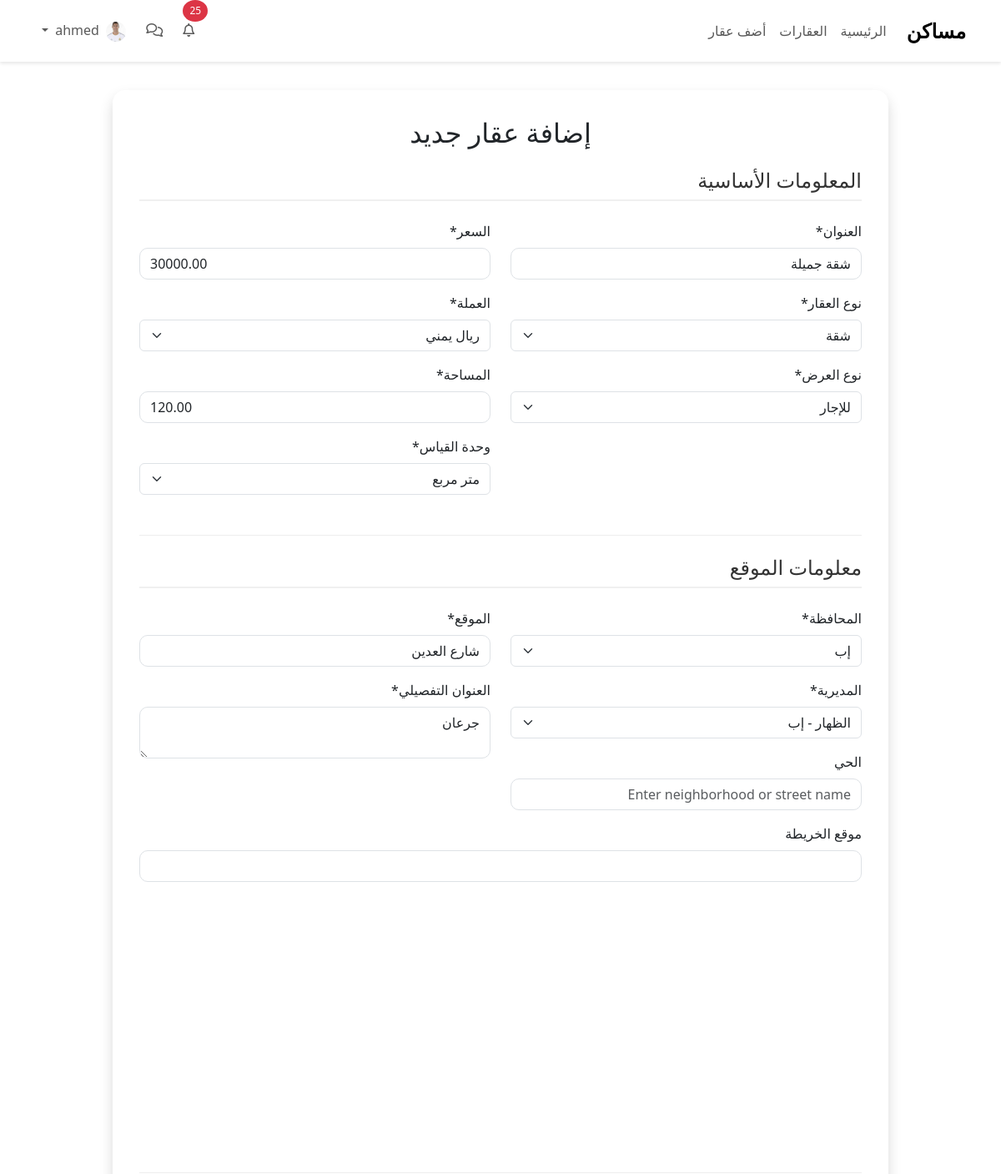
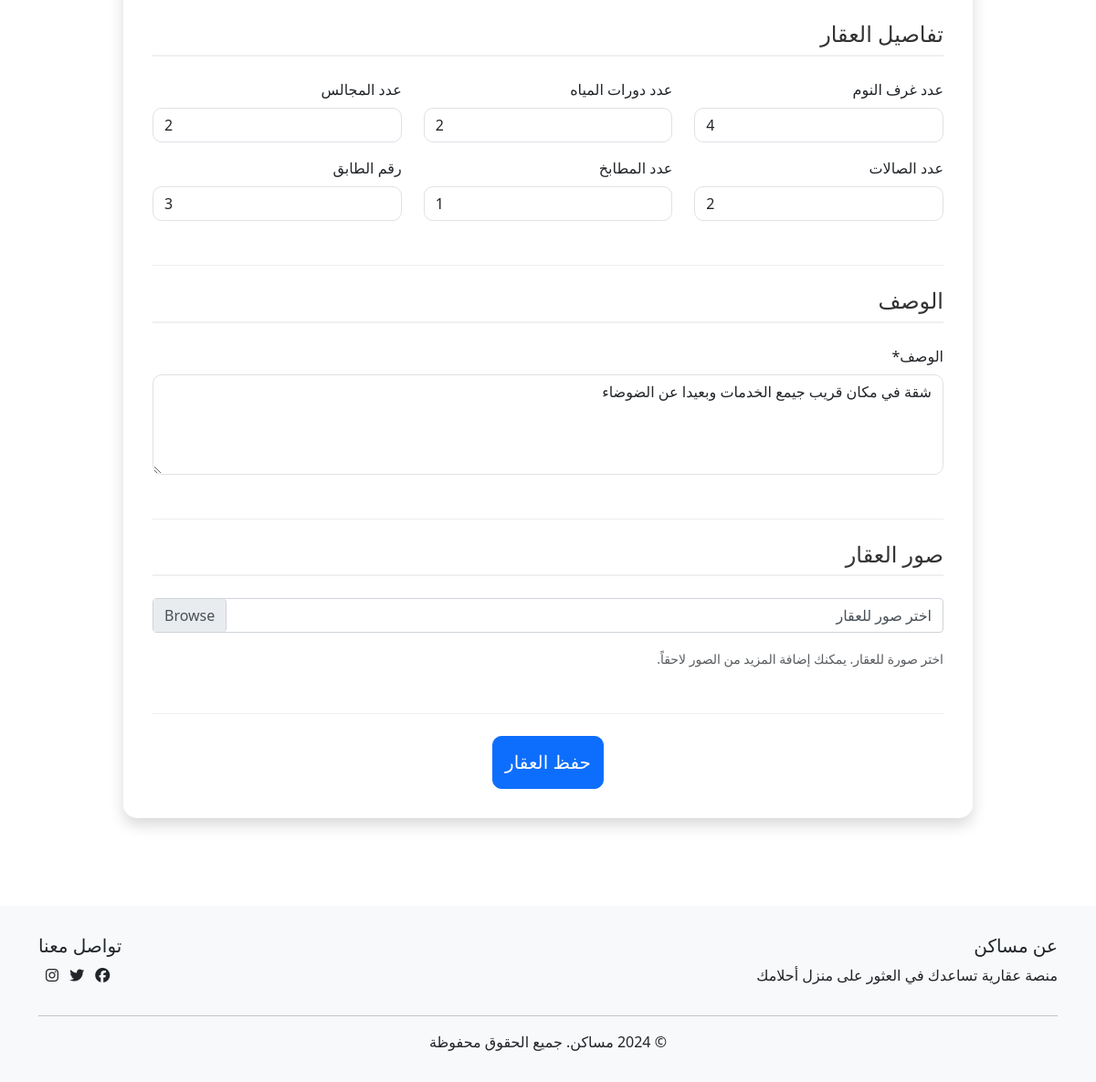
Screenshot of /properties/property/9/edit/ (signed in) with the database file from the repository (2 pictures, top to bottom).
### accounts/models.py (models this page shows, shortened)
class Profile(models.Model):
    user = models.OneToOneField(User, on_delete=models.CASCADE)
    bio = models.TextField(max_length=500, blank=True)
    phone_number = models.CharField(max_length=20, blank=True)
    profile_picture = models.ImageField(upload_to='profile_pics', default='default/default_avatar.png')
    address = models.CharField(max_length=255, blank=True)
    city = models.CharField(max_length=100, blank=True)
    country = models.CharField(max_length=100, blank=True)
    is_verified = models.BooleanField(default=False)
    is_agent = models.BooleanField(default=False)
    following = models.ManyToManyField('self', symmetrical=False, related_name='followers', blank=True)
    created_at = models.DateTimeField(auto_now_add=True)
    updated_at = models.DateTimeField(auto_now=True)
    @property
    def avatar_url(self):
        if self.profile_picture and hasattr(self.profile_picture, 'url'):
            return self.profile_picture.url
        return '/static/accounts/default/default_avatar.png'

### properties/models.py (models this page shows, shortened)
class Property(models.Model):
    PROPERTY_TYPE_CHOICES = [
        ('apartment', _('شقة')),
        ('house', _('منزل')),
        ('villa', _('فلة')),
        ('land', _('أرض')),
        ('commercial', _('دكان')),
    ]
    LISTING_TYPE_CHOICES = [
        ('sale', _('للبيع')),
        ('rent', _('للإجار')),
    ]
    CURRENCY_CHOICES = [
        ('YER', _('ريال يمني ')),
        ('USD', _('دولار')),
        ('SAR', _(' ريال سعودي')),
    ]
    area_meas=[
        ('meter',_('متر مربع')),
        ('labinh',_( 'لبنه')),
        ('q',_( 'قصبة')),
    ]
    owner = models.ForeignKey(User, on_delete=models.CASCADE, related_name='properties')
    title = models.CharField(max_length=200)
    description = models.TextField()
    property_type = models.CharField(max_length=20, choices=PROPERTY_TYPE_CHOICES)
    listing_type = models.CharField(max_length=10, choices=LISTING_TYPE_CHOICES)
    price = models.DecimalField(max_digits=12, decimal_places=2)
    currency = models.CharField(max_length=3, choices=CURRENCY_CHOICES, default='YER')
    halls_count = models.PositiveIntegerField(verbose_name=_('Number of Halls'), default=0)
    councils_count = models.PositiveIntegerField(verbose_name=_('Number of Councils'), default=0)
    rooms_count = models.PositiveIntegerField(verbose_name=_('Number of Rooms'), default=0)
    area = models.DecimalField(max_digits=10, decimal_places=2)
    area_measurment= models.CharField(max_length = 20,choices=area_meas)
    governorate = models.ForeignKey(Governorate, on_delete=models.SET_NULL, null=True, related_name='properties')
    district = models.ForeignKey(District, on_delete=models.SET_NULL, null=True, related_name='properties')
    neighborhood = models.CharField(max_length=200, blank=True, null=True, verbose_name=_('Neighborhood/Street'))
    map_location = models.CharField(max_length=500, blank=True, null=True, verbose_name=_('Map Location'))
    bedrooms = models.PositiveIntegerField(null=True, blank=True, verbose_name=_('Number of Bedrooms'))
    living_rooms = models.PositiveIntegerField(null=True, blank=True, verbose_name=_('Number of Living Rooms'))
    bathrooms = models.PositiveIntegerField(null=True, blank=True, verbose_name=_('Number of Bathrooms'))
    kitchens = models.PositiveIntegerField(null=True, blank=True, verbose_name=_('Number of Kitchens'))
    majlis = models.PositiveIntegerField(null=True, blank=True, verbose_name=_('Number of Majlis'))
    floor_number = models.PositiveIntegerField(null=True, blank=True, verbose_name=_('Floor Number'))  # For apartments
    number_of_floors = models.PositiveIntegerField(null=True, blank=True, verbose_name=_('Number of Floors'))  # For houses
    location = models.CharField(max_length=200)
    address = models.TextField()
    created_at = models.DateTimeField(auto_now_add=True)
    updated_at = models.DateTimeField(auto_now=True)
    is_available = models.BooleanField(default=True)
    views_count = models.PositiveIntegerField(default=0)
    liked_by = models.ManyToManyField(User, related_name='liked_properties', blank=True)
    class Meta:
        verbose_name_plural = 'Properties'
        ordering = ['-created_at']

### properties/views.py (the view)
# urls.py: path('property/<int:pk>/edit/', views.edit_property, name='edit_property'),
@login_required_with_message
def edit_property(request, pk):
    property = get_object_or_404(Property, pk=pk, owner=request.user)
    if request.method == 'POST':
        form = PropertyForm(request.POST, instance=property)
        images = request.FILES.getlist('images')
        if form.is_valid():
            property = form.save()
            for image in images:
                PropertyImage.objects.create(
                    property=property,
                    image=image,
                    is_primary=not PropertyImage.objects.filter(property=property).exists()
                )
            messages.success(request, 'تم تحديث العقار بنجاح.')
            return redirect('properties:property_detail', pk=property.pk)
    else:
        form = PropertyForm(instance=property)
    return render(request, 'properties/property_form.html', {
        'form': form,
        'property': property
    })

### properties/templates/properties/property_form.html (shortened to what this page needs)
{% extends 'base.html' %}
{% load static %}
{% load crispy_forms_tags %}
{% block extra_css %}
<link rel="stylesheet" href="{% static 'css/custom.css' %}">
{% endblock %}
{% block content %}
<div class="container py-5">
    <div class="col-lg-10 mx-auto">
        <div class="card shadow">
            <div class="card-body">
                <h2 class="card-title text-center mb-4">إضافة عقار جديد</h2>
                <form method="POST" enctype="multipart/form-data" class="property-form">
                    <div class="mb-4">
                        <h4>المعلومات الأساسية</h4>
                        <div class="row">
                            <div class="col-md-6">
                                {{ form.title|as_crispy_field }}
                                {{ form.property_type|as_crispy_field }}
                                {{ form.listing_type|as_crispy_field }}
                            </div>
                            <div class="col-md-6">
                                {{ form.price|as_crispy_field }}
                                {{ form.currency|as_crispy_field }}
                                {{ form.area|as_crispy_field }}
                                {{ form.area_measurment|as_crispy_field }}
                            </div>
                        </div>
                    </div>
                    <div class="mb-4">
                        <h4>معلومات الموقع</h4>
                        <div class="row">
                            <div class="col-md-6">
                                {{ form.governorate|as_crispy_field }}
                                {{ form.district|as_crispy_field }}
                                {{ form.neighborhood|as_crispy_field }}
                            </div>
                            <div class="col-md-6">
                                {{ form.location|as_crispy_field }}
                                {{ form.address|as_crispy_field }}
                            </div>
                        </div>
                        <div class="row">
                            <div class="col-12">
                                {{ form.map_location|as_crispy_field }}
                                <div id="map"></div>
                            </div>
                        </div>
                    </div>
                    <div class="mb-4">
                        <h4>تفاصيل العقار</h4>
                        <div class="row">
                            <div class="col-md-4">
                                {{ form.bedrooms|as_crispy_field }}
                                {{ form.living_rooms|as_crispy_field }}
                            </div>
                            <div class="col-md-4">
                                {{ form.bathrooms|as_crispy_field }}
                                {{ form.kitchens|as_crispy_field }}
                            </div>
                            <div class="col-md-4">
                                {{ form.majlis|as_crispy_field }}
                                <div id="floor-details">
                                    {{ form.floor_number|as_crispy_field }}
                                </div>
                            </div>
                        </div>
                    </div>
                    <div class="mb-4">
                        <h4>الوصف</h4>
                        <div class="row">
                            <div class="col-12">
                                {{ form.description|as_crispy_field }}
                            </div>
                        </div>
                    </div>
                    <div class="mb-4">
                        <h4>صور العقار</h4>
                        <div class="custom-file">
                            <label class="custom-file-label" for="id_images">اختر صور للعقار</label>
                        </div>
                        <small class="form-text text-muted mt-2">{{ form.images.help_text }}</small>
                    </div>
                    <div class="text-center">
                        <button type="submit" class="btn btn-primary btn-lg">حفظ العقار</button>
                    </div>
                </form>
            </div>
        </div>
    </div>
</div>
{% endblock %}

### templates/base.html (shortened to what this page needs)
{% load static %}
<!DOCTYPE html>
<html lang="ar" dir="rtl">
<head>
    <link rel="stylesheet" href="https://cdn.jsdelivr.net/npm/bootstrap@5.3.2/dist/css/bootstrap.rtl.min.css">
    <link rel="stylesheet" href="https://cdnjs.cloudflare.com/ajax/libs/font-awesome/6.5.1/css/all.min.css">
    {% block extra_css %}{% endblock %}
</head>
<body>
    <nav class="navbar navbar-expand-lg navbar-light bg-light">
        <div class="container">
            <a class="navbar-brand" href="{% url 'home:home' %}">مساكن</a>
            <div class="collapse navbar-collapse" id="navbarNav">
                <ul class="navbar-nav me-auto">
                    <li class="nav-item">
                        <a class="nav-link {% if request.resolver_match.url_name == 'home' %}active{% endif %}" href="{% url 'home:home' %}">الرئيسية</a>
                    </li>
                    <li class="nav-item">
                        <a class="nav-link {% if request.resolver_match.url_name == 'property_list' %}active{% endif %}" href="{% url 'properties:property_list' %}">العقارات</a>
                    </li>
                    {% if user.is_authenticated %}
                    <li class="nav-item">
                        <a class="nav-link {% if request.resolver_match.url_name == 'create_property' %}active{% endif %}" href="{% url 'properties:create_property' %}">أضف عقار</a>
                    </li>
                    {% endif %}
                </ul>
                {% if user.is_authenticated %}
                <ul class="navbar-nav">
                    <li class="nav-item position-relative">
                        <a class="nav-link {% if request.resolver_match.url_name == 'notifications' %}active{% endif %}" href="{% url 'notifications' %}">
                            <i class="far fa-bell"></i>
                            <span class="notification-badge" id="notificationCount" {% if unread_notifications_count > 0 %}style="display: block;"{% endif %}>
                                {{ unread_notifications_count }}
                            </span>
                        </a>
                    </li>
                    <li class="nav-item dropdown mx-2">
                        <a class="nav-link position-relative" href="#"   id="chatDropdown" role="button" data-bs-toggle="dropdown">
                            <i class="far fa-comments"></i>
                        </a>
                    </li>
                    <li class="nav-item dropdown">
                        <a class="nav-link dropdown-toggle" href="#" id="userDropdown" role="button" data-bs-toggle="dropdown">
                            <img src="{{ user.profile.avatar_url }}" class="rounded-circle me-1" style="width: 24px; height: 24px; object-fit: cover;">
                        </a>
                    </li>
                </ul>
                {% else %}
                <div class="navbar-nav">
                    <a class="nav-link" href="{% url 'accounts:login' %}">تسجيل الدخول</a>
                    <a class="nav-link" href="{% url 'accounts:register' %}">تسجيل جديد</a>
                </div>
                {% endif %}
            </div>
        </div>
    </nav>
    {% block content %}{% endblock %}
    <footer class="footer">
        <div class="container">
            <div class="row">
                <div class="col-md-6">
                    <h5>عن مساكن</h5>
                    <p>منصة عقارية تساعدك في العثور على منزل أحلامك</p>
                </div>
                <div class="col-md-6 text-md-end">
                    <h5>تواصل معنا</h5>
                    <div class="social-links">
                        <a href="#" class="text-dark me-2"><i class="fab fa-facebook"></i></a>
                        <a href="#" class="text-dark me-2"><i class="fab fa-twitter"></i></a>
                        <a href="#" class="text-dark me-2"><i class="fab fa-instagram"></i></a>
                    </div>
                </div>
            </div>
            <hr>
            <div class="text-center">
                <p class="mb-0">&copy; 2024 مساكن. جميع الحقوق محفوظة</p>
            </div>
        </div>
    </footer>
</body>
</html>

### rows the page displays
Property: title "شقة جميلة", property_type "شقة", listing_type "للإجار", price "30000.00", currency "ريال يمني", area "120.00", area_measurment "متر مربع", governorate "إب", district "الظهار - إب", location "شارع العدين", address "جرعان", bedrooms "4", living_rooms "2", bathrooms "2", kitchens "1", majlis "2", floor_number "3", description "شقة في مكان قريب جيمع الخدمات وبعيدا عن الضوضاء"

### other values shown
{{ unread_notifications_count }} "25"
